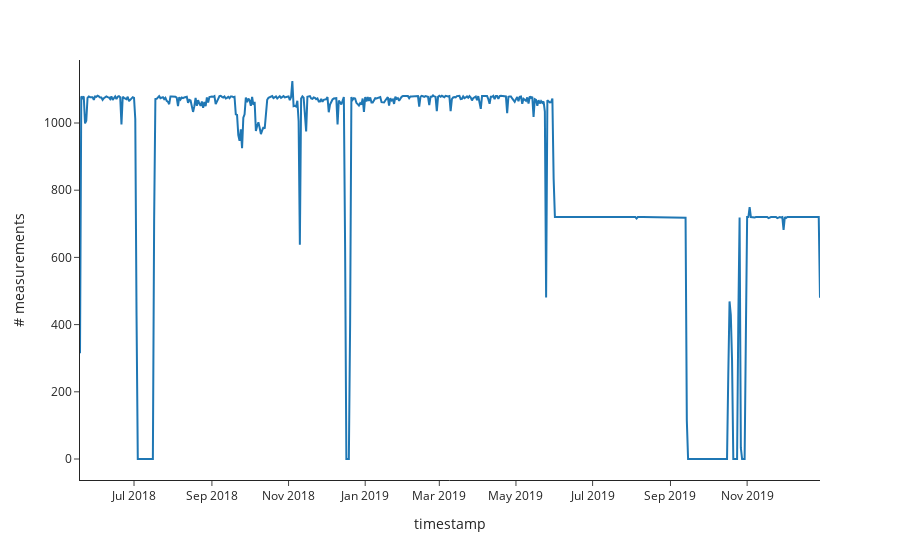

The notebook cell this image was saved under:
### Code cell
px.line(per_day, x='timestamp', y='# measurements')

### Figure 1 — Plotly figure (JSON) as saved in the notebook; plotly's stock layout.template omitted (floating-point values rounded to 4 significant figures; data arrays with more than 128 entries replaced by an {"elided": "..."} marker saying what was removed)
{"data": [{"hovertemplate": "timestamp=%{x}<br># measurements=%{y}<extra></extra>", "legendgroup": "", "line": {"color": "#1F77B4", "dash": "solid"}, "marker": {"symbol": "circle"}, "mode": "lines", "name": "", "orientation": "v", "showlegend": false, "type": "scatter", "x": {"elided": "590 str values"}, "xaxis": "x", "y": {"elided": "590 int values"}, "yaxis": "y"}], "layout": {"autosize": true, "legend": {"tracegroupgap": 0}, "margin": {"t": 60}, "xaxis": {"anchor": "y", "autorange": true, "domain": [0, 1], "range": ["2018-05-19", "2019-12-29"], "title": {"text": "timestamp"}, "type": "date"}, "yaxis": {"anchor": "x", "autorange": true, "domain": [0, 1], "range": [-62.5, 1188.0], "title": {"text": "# measurements"}, "type": "linear"}}}
